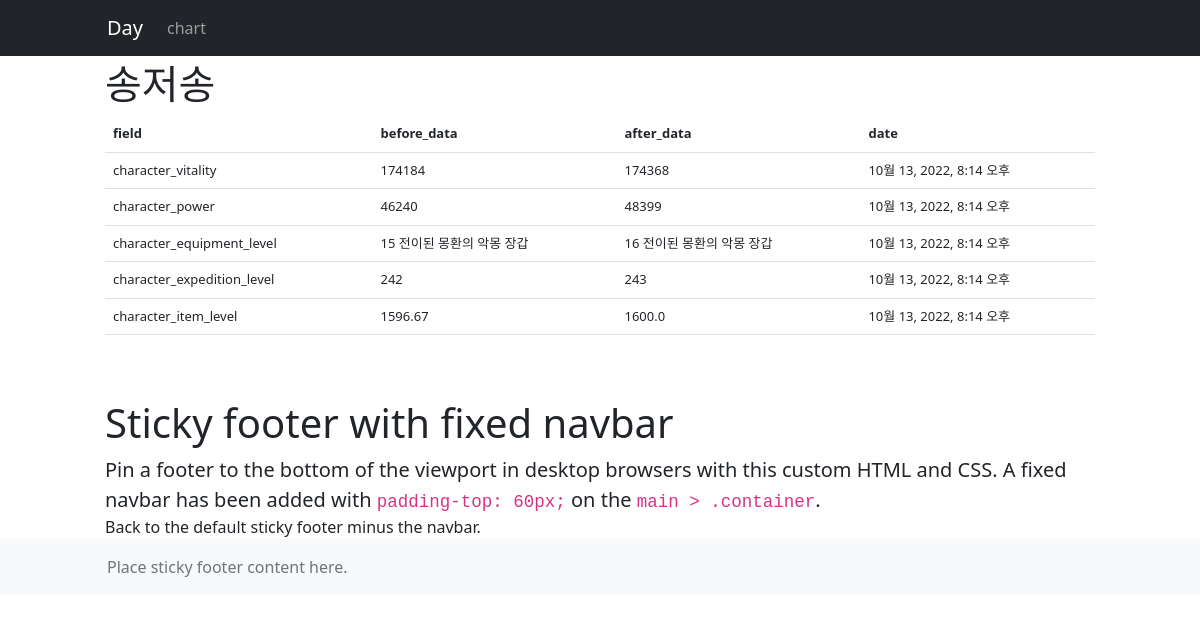
Before: /guild/송저송/ with the older database file.
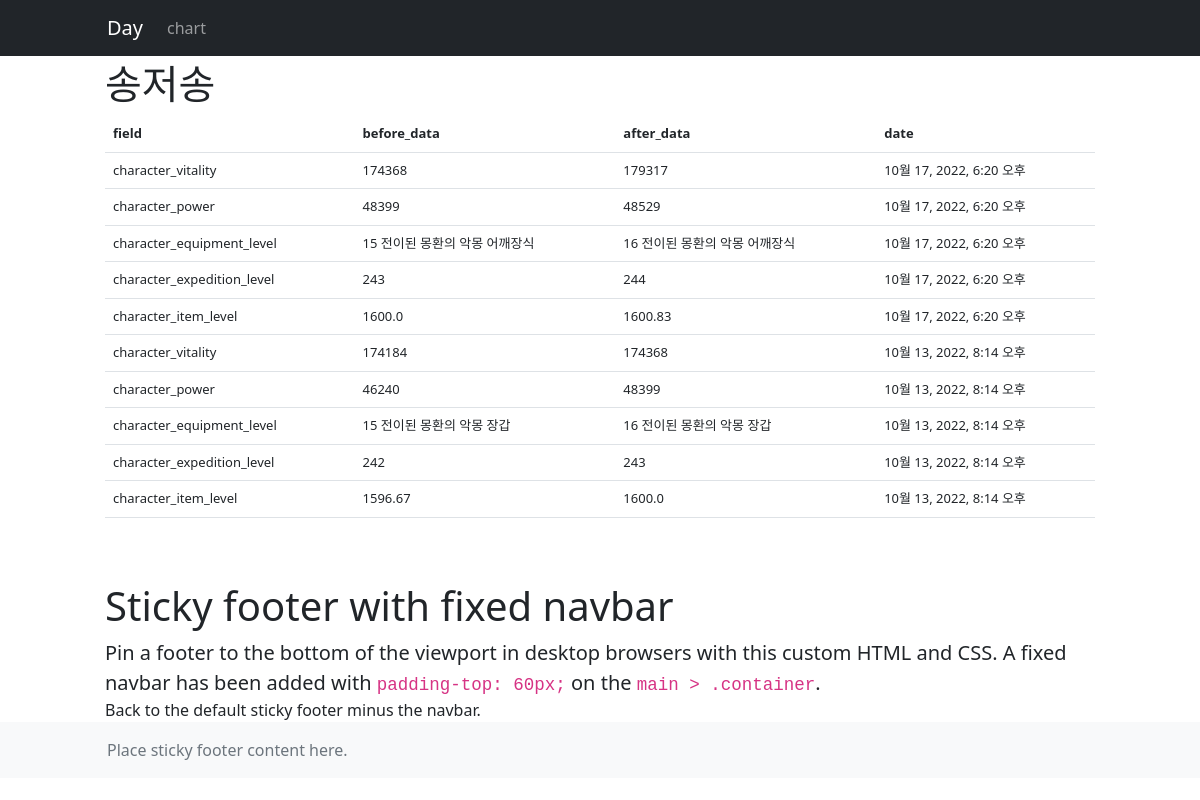
After: the same page with the newer database file.
### guild/models.py (models this page shows, shortened)
class History(models.Model):
    character_name = models.ForeignKey(Member, on_delete=models.CASCADE)
    field = models.CharField(max_length=50)
    before_data = models.CharField(max_length=200)
    after_data = models.CharField(max_length=200)
    date = models.DateTimeField(auto_now_add=True)

### guild/views.py (the view)
# urls.py: path('<str:character_name>/', views.history, name='history')
def history(request, character_name):
    character_history = History.objects.filter(character_name=character_name).order_by('-date')
    context = {'character_name': character_name, 'character_history': character_history}
    return render(request, 'guild/character_history.html', context)

### templates/guild/character_history.html
{% extends 'base.html' %}
{% load guild_filter %}
{% block content %}
<h1>{{character_name}}</h1>
<div class="table-responsive text-nowrap">
    <table class="table">
        <thead>
        <tr>
            <th scope="col">field</th>
            <th scope="col">before_data</th>
            <th scope="col">after_data</th>
            <th scope="col">date</th>
        </tr>
        </thead>
        <tbody>
        {% if character_history %}
        {% for history in character_history %}
        <tr>
            <td>{{history.field}}</a></td>
            <td>{{history.before_data}}</td>
            <td>{{history.after_data}}</td>
            <td>{{history.date}}</td>
        </tr>
        {% endfor %}
        {% else %}
        <tr>
            <td>no data</td>
        </tr>
        {% endif %}
        </tbody>
    </table>
</div>
{% endblock %}

Changed rows visible on the page:
added History: field "character_vitality", before_data "174368", after_data "179317", date "10월 17, 2022, 6:20 오후"
added History: field "character_power", before_data "48399", after_data "48529", date "10월 17, 2022, 6:20 오후"
added History: field "character_equipment_level", before_data "15 전이된 몽환의 악몽 어깨장식", after_data "16 전이된 몽환의 악몽 어깨장식", date "10월 17, 2022, 6:20 오후"
added History: field "character_expedition_level", before_data "243", after_data "244", date "10월 17, 2022, 6:20 오후"
added History: field "character_item_level", before_data "1600.0", after_data "1600.83", date "10월 17, 2022, 6:20 오후"
